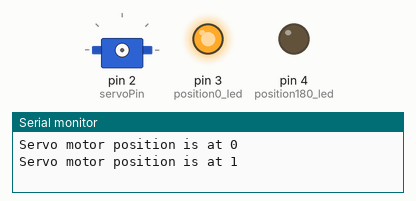
Simulated run of this sketch. Board: Arduino Uno, built with avr-gcc and run on an emulated ATmega328P. On the bench: servo, output pins drawn as LEDs (lit = HIGH), the last lines printed to the serial monitor. Wiring (inferred from the names in the program): servo: signal pin 2. Servo pulses on a pin are drawn as a servo (544–2400 µs = 0–180°); pins used as bus, display or sensor lines are not drawn.

Above: at 0.05 s.
At 1.5 s:
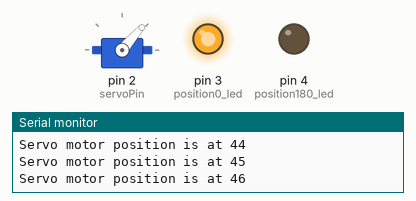
At 2.95 s:
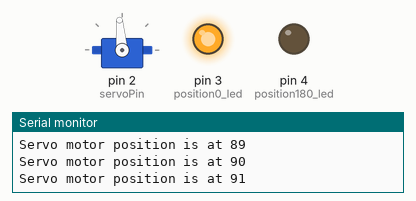
At 5.9 s:
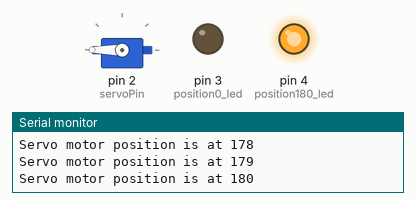
At 8.8 s:
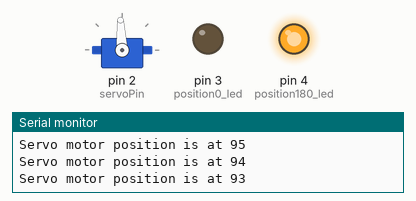
At 11.7 s:
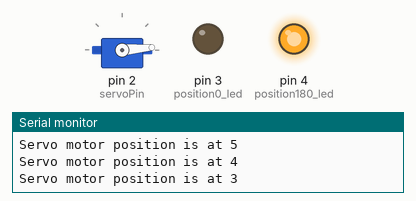
Timing chart, 0 to 15.4 s (numbered marks = the images above):
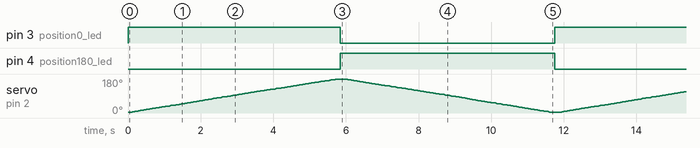

The sketch:

servomotor_position.ino
```cpp
const int servoPin = 2; // servo connected to digital pin 2
int myAngle; // angle of the servo roughly 0-180
int pulseWidth; // servoPulse function variable
const int position0_led = 3; // servo motor position led at 0 degree
const int position180_led = 4; //servo motor position led at 180 degree

void setup()
{
 pinMode(servoPin, OUTPUT);
 pinMode(position0_led, OUTPUT);
 pinMode(position180_led, OUTPUT);
 Serial.begin(9600);
}

void servoPulse(int servoPin, int myAngle)
{
 pulseWidth = (myAngle * 10) + 300; // determines delay
 digitalWrite(servoPin, HIGH); // set servo high
 delayMicroseconds(pulseWidth); // microsecond pause
 digitalWrite(servoPin, LOW); // set servo low
}

void loop()
{
 // servo starts at 0 deg and rotates to 180 deg
 for (myAngle=0; myAngle<=180; myAngle++)
 {
 servoPulse(servoPin, myAngle); // send pin and angle
 digitalWrite(position0_led, HIGH);
 digitalWrite(position180_led, LOW);
 Serial.print("Servo motor position is at ");
 Serial.println(myAngle);
 delay(1); // refresh cycle
 }

 // servo starts at 180 deg and rotates to 0 deg
 for (myAngle=180; myAngle>=0; myAngle--)
 {
 servoPulse(servoPin, myAngle); // send pin and angle
 digitalWrite(position0_led, LOW);
 digitalWrite(position180_led, HIGH);
 Serial.print("Servo motor position is at ");
 Serial.println(myAngle);
 delay(1); // refresh cycle
 }
}
```

Measured:
- by itself, pin 3 (position0_led), pin 4 (position180_led): alternates HIGH for 5.9 s and LOW for 5.9 s
